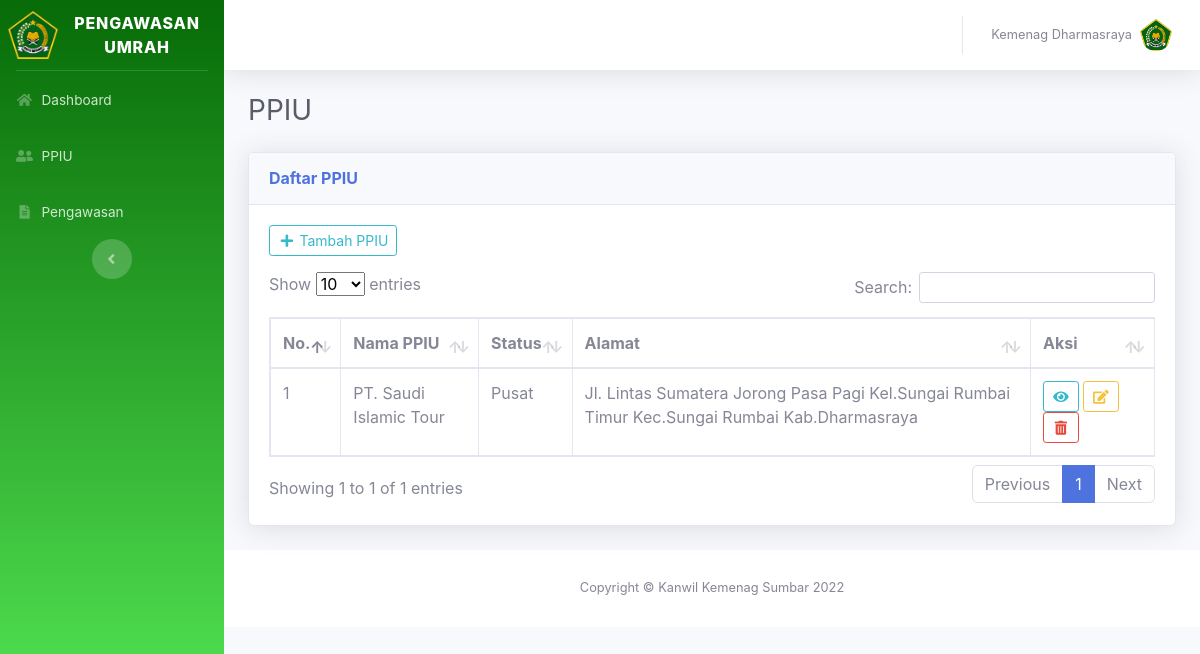
Page /kab_kota/lihat_ppiu.php (signed in) on the committed database.
### tables this page shows
CREATE TABLE `kemenag_kab_kota` (
  `id_kemenag_kab_kota` int(11) NOT NULL,
  `username` varchar(255) NOT NULL,
  `id_kab_kota` int(11) NOT NULL,
  `nama_pimpinan` varchar(255) NOT NULL,
  `alamat` varchar(255) NOT NULL,
  `logo` varchar(255) NOT NULL DEFAULT 'logo_kemenag.png'
);

CREATE TABLE `ppiu` (
  `id_ppiu` int(11) NOT NULL,
  `username` varchar(255) NOT NULL,
  `nama_ppiu` varchar(255) NOT NULL,
  `id_kab_kota` int(11) NOT NULL,
  `status` varchar(255) NOT NULL,
  `nomor_sk` varchar(255) NOT NULL,
  `tanggal_sk` date NOT NULL,
  `alamat` varchar(255) NOT NULL,
  `nama_pimpinan` varchar(255) DEFAULT NULL,
  `logo` varchar(255) NOT NULL DEFAULT 'default.png'
);

### kab_kota/lihat_ppiu.php (the view, shortened to what this page needs)
<?php
include "session_kab_kota.php";
?>
<!DOCTYPE html>
<html lang="en">
<head>
    <link href="../vendor/fontawesome-free/css/all.min.css" rel="stylesheet" type="text/css">
    <link href="../font/font.css" rel="stylesheet">
    <link href="../css/sb-admin-2.min.css" rel="stylesheet">
    <link rel="stylesheet" type="text/css" href="../plugin/datatables/dataTables.bootstrap5.min.css">
</head>
<body id="page-top">
    <div id="wrapper">
        <div id="content-wrapper" class="d-flex flex-column">
            <div id="content">
                <?php include "header.php"; ?>
                <div class="container-fluid">
                    <div class="d-sm-flex align-items-center justify-content-between mb-4">
                        <h1 class="h3 mb-0 text-gray-800">PPIU</h1>
                    </div>
                    <div class="row">
                        <div class="col-xl-12 col-lg-7">
                            <div class="card shadow mb-4">
                                <div class="card-header py-3 d-flex flex-row align-items-center justify-content-between">
                                    <h6 class="m-0 font-weight-bold text-primary">Daftar PPIU</h6>
                                </div>
                                <div class="card-body">
                                    <a href="tambah_ppiu.php" type="button" class="btn btn-outline-info btn-sm mb-3">
                                        <i class="fas fa-fw fa fa-plus"></i>
                                        <span>Tambah PPIU</span>
                                    </a>
                                    <div class="table-responsive">
                                        <?php
                                        $username = $_SESSION['username'];
                                        $query = mysqli_query($koneksi, "select * from kemenag_kab_kota, kab_kota, ppiu where kemenag_kab_kota.id_kab_kota=kab_kota.id_kab_kota and kab_kota.id_kab_kota=ppiu.id_kab_kota and kemenag_kab_kota.username='$username'");
                                        $no = 1;
                                        ?>
                                        <table class="table table-bordered" id="example" width="100%" cellspacing="0">
                                            <thead>
                                                <tr>
                                                    <th style="width:20px">No.</th>
                                                    <th>Nama PPIU</th>
                                                    <th>Status</th>
                                                    <th>Alamat</th>
                                                    <th style="width: 14%;">Aksi</th>
                                                </tr>
                                            </thead>
                                            <tbody>
                                                <?php
                                                while ($tampil = mysqli_fetch_array($query)) {
                                                ?>
                                                    <tr>
                                                        <td><?php echo $no; ?></td>
                                                        <td><?php echo $tampil['nama_ppiu']; ?></td>
                                                        <td><?php echo $tampil['status']; ?></td>
                                                        <td><?php echo $tampil['alamat']; ?></td>
                                                        <td>
                                                            <a id="detail" type="button" class="btn btn-outline-info btn-sm" data-toggle="modal" data-target="#modal-detail" data-id_ppiu="<?php echo $tampil['id_ppiu']; ?>" data-nama_ppiu="<?php echo $tampil['nama_ppiu']; ?>" data-username="<?php echo $tampil['username']; ?>" data-nama_kab_kota="<?php echo $tampil['nama_kab_kota']; ?>" data-status="<?php echo $tampil['status']; ?>" data-nomor_sk="<?php echo $tampil['nomor_sk']; ?>" data-tanggal_sk="<?php echo date('d-m-Y', strtotime($tampil['tanggal_sk'])); ?>" data-alamat="<?php echo $tampil['alamat']; ?>" data-nama_pimpinan="<?php echo $tampil['nama_pimpinan']; ?>" data-logo="<?php echo $tampil['logo']; ?>">
                                                                <i class="fas fa-fw fa fa-eye"></i>
                                                            </a>
                                                            <a href="edit_ppiu.php?id_ppiu=<?php echo $tampil['id_ppiu'] ?>" type="button" class="btn btn-outline-warning btn-sm">
                                                                <i class="fas fa-fw fa fa-edit"></i>
                                                            </a>
                                                            <a id="hapus-ppiu" type="button" class="btn btn-outline-danger btn-sm" data-toggle="modal" data-target="#modal-hapus" data-username="<?php echo $tampil['username']; ?>">
                                                                <i class="fas fa-fw fa fa-trash-alt"></i>
                                                            </a>
                                                        </td>
                                                    </tr>
                                                <?php
                                                    $no++;
                                                }
                                                ?>
                                            </tbody>
                                        </table>
                                    </div>
                                </div>
                            </div>
                        </div>
                    </div>
                </div>
                <footer class="sticky-footer bg-white">
                    <div class="container my-auto">
                        <div class="copyright text-center my-auto">
                            <span>Copyright &copy; Kanwil Kemenag Sumbar 2022</span>
                        </div>
                    </div>
                </footer>
            </div>
        </div>
</body>
</html>

### kab_kota/header.php (shortened to what this page needs)
<?php
$username = $_SESSION['username'];
$query = mysqli_query($koneksi, "select * from kemenag_kab_kota where username='$username'");
$result = mysqli_fetch_assoc($query);
?>
<nav class="navbar navbar-expand navbar-light bg-white topbar mb-4 static-top shadow">
    <ul class="navbar-nav ml-auto">
        <li class="nav-item dropdown no-arrow">
            <a class="nav-link dropdown-toggle" href="#" id="userDropdown" role="button" data-toggle="dropdown" aria-haspopup="true" aria-expanded="false">
                <span class="mr-2 d-none d-lg-inline text-gray-600 small">
                    <?php
                    $username_h = ucwords(str_replace("_", " ", $_SESSION['username']));
                    echo $username_h;
                    ?>
                </span>
                <img class="img-profile rounded-circle" src="../images/<?php echo $result['logo']; ?>">
            </a>
        </li>
    </ul>
    <link rel="stylesheet" href="../plugin/sweetalert2/sweetalert2.min.css">
</nav>

### rows in the picture
kemenag_kab_kota: logo (picture), ppiu.nama_ppiu "PT. Saudi Islamic Tour", ppiu.status "Pusat", ppiu.alamat "Jl. Lintas Sumatera Jorong Pasa Pagi Kel.Sungai Rumbai Timur Kec.Sungai Rumbai Kab.Dharmasraya"

### other values in the picture
$username_h "Kemenag Dharmasraya"
